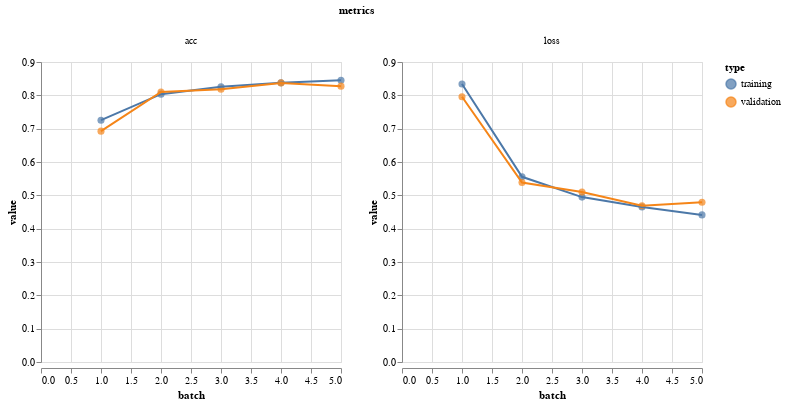

The notebook cell saved with this chart:
### Markdown cell above
**Step 4: Check the performance of the model**

### Code cell
vis.metrics(output_simple_conv.history)

### Figure 1 — Vega-Lite specification as saved in the notebook (floating-point values rounded to 4 significant figures)
{"$schema": "https://vega.github.io/schema/vega-lite/v2.4.3.json", "config": {"view": {"height": 300, "width": 400}}, "data": {"values": [{"batch": 1, "metrics": "acc", "type": "training", "value": 0.7255}, {"batch": 2, "metrics": "acc", "type": "training", "value": 0.8036}, {"batch": 3, "metrics": "acc", "type": "training", "value": 0.8256}, {"batch": 4, "metrics": "acc", "type": "training", "value": 0.8375}, {"batch": 5, "metrics": "acc", "type": "training", "value": 0.845}, {"batch": 1, "metrics": "loss", "type": "training", "value": 0.8339}, {"batch": 2, "metrics": "loss", "type": "training", "value": 0.5556}, {"batch": 3, "metrics": "loss", "type": "training", "value": 0.4947}, {"batch": 4, "metrics": "loss", "type": "training", "value": 0.465}, {"batch": 5, "metrics": "loss", "type": "training", "value": 0.4413}, {"batch": 1, "metrics": "acc", "type": "validation", "value": 0.6926}, {"batch": 2, "metrics": "acc", "type": "validation", "value": 0.8099}, {"batch": 3, "metrics": "acc", "type": "validation", "value": 0.8186}, {"batch": 4, "metrics": "acc", "type": "validation", "value": 0.8373}, {"batch": 5, "metrics": "acc", "type": "validation", "value": 0.8276}, {"batch": 1, "metrics": "loss", "type": "validation", "value": 0.7958}, {"batch": 2, "metrics": "loss", "type": "validation", "value": 0.5383}, {"batch": 3, "metrics": "loss", "type": "validation", "value": 0.5097}, {"batch": 4, "metrics": "loss", "type": "validation", "value": 0.4686}, {"batch": 5, "metrics": "loss", "type": "validation", "value": 0.4791}]}, "facet": {"column": {"field": "metrics", "type": "nominal"}}, "resolve": {"scale": {"color": "shared", "x": "shared", "y": "independent"}}, "spec": {"layer": [{"encoding": {"color": {"field": "type", "type": "nominal"}, "tooltip": [{"field": "batch", "type": "quantitative"}, {"field": "value", "type": "quantitative"}], "x": {"field": "batch", "type": "quantitative"}, "y": {"field": "value", "type": "quantitative"}}, "height": 300, "mark": {"size": 50, "type": "circle"}, "width": 300}, {"encoding": {"color": {"field": "type", "type": "nominal"}, "x": {"field": "batch", "type": "quantitative"}, "y": {"field": "value", "type": "quantitative"}}, "height": 300, "mark": "line", "width": 300}]}}
